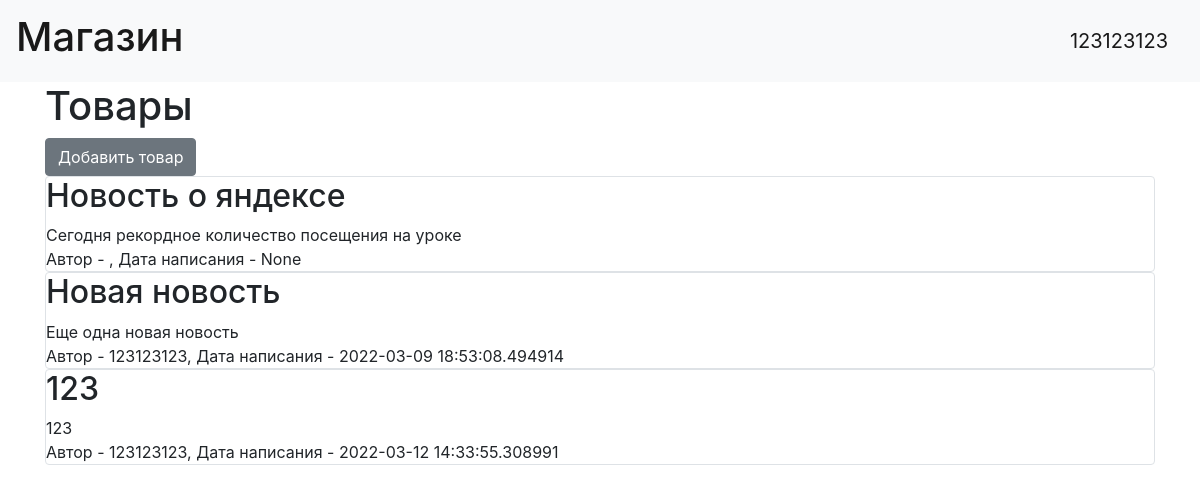
Page / (signed in) on the committed database.
### data/users.py (models this page shows, shortened)
class User(SqlAlchemyBase, UserMixin, SerializerMixin):
    __tablename__ = "users"
    id = sqlalchemy.Column(sqlalchemy.Integer, primary_key=True, autoincrement=True)
    name = sqlalchemy.Column(sqlalchemy.String, nullable=True)
    about = sqlalchemy.Column(sqlalchemy.String, nullable=True)
    email = sqlalchemy.Column(sqlalchemy.String, index=True, unique=True, nullable=True)
    hashed_password = sqlalchemy.Column(sqlalchemy.String, nullable=True)
    created_date = sqlalchemy.Column(sqlalchemy.DateTime, default=datetime.now)
    news = orm.relation("News", back_populates='user')

### data/news.py (models this page shows)
class News(SqlAlchemyBase, SerializerMixin):
    __tablename__ = 'news'
    id = sqlalchemy.Column(sqlalchemy.Integer, primary_key=True, autoincrement=True)
    title = sqlalchemy.Column(sqlalchemy.String, nullable=True)
    content = sqlalchemy.Column(sqlalchemy.String, nullable=True)
    created_date = sqlalchemy.Column(sqlalchemy.DateTime, default=datetime.datetime.now)
    is_private = sqlalchemy.Column(sqlalchemy.Boolean, default=True)
    user_id = sqlalchemy.Column(sqlalchemy.Integer, sqlalchemy.ForeignKey("users.id"))
    user = orm.relation('User')

### main.py (the view)
@app.route("/")
def index():
    db_sess = db_session.create_session()
    news = db_sess.query(News).filter(News.is_private != True or News.is_private == True)
    return render_template("index.html", news=news)

### data/db_session.py (called while the page is built)
def create_session() -> Session:
    global __factory
    return __factory()

### main.py (called while the page is built)
@login_manager.user_loader
def load_user(user_id):
    db_sess = db_session.create_session()
    return db_sess.query(User).get(user_id)

### templates/index.html
{% extends "base.html" %}
{% block content %}
<h1>Товары</h1>
{% if current_user.is_authenticated %}
    <a href="news" class="btn btn-secondary">Добавить товар</a>
{% endif %}
{% for item in news%}
<div class="col-md6 border rounded">
    <h2>{{item.title}}</h2>
    <div bgcolor="black">
        {{item.content}}
    </div>
    <div>
        Автор - {{item.user.name}}, Дата написания - {{item.created_date}}
    </div>
</div>
{% endfor %}
{% endblock %}

### templates/base.html (shortened to what this page needs)
<!doctype html>
<html lang="en">
<head>
    <link rel="stylesheet"
          href="https://stackpath.bootstrapcdn.com/bootstrap/4.4.1/css/bootstrap.min.css"
>
</head>
<body>
<header>
    <nav class="navbar navbar-light bg-light">
        <a class="navbar-brand" href="#"><h1>Магазин</h1></a>
        {% if current_user.is_authenticated %}
        <a class="navbar-brand" href="/logout">{{ current_user.name }}</a>
        {% else %}
        <p>
            <a class="btn btn-primary " href="/register">Зарегистрироваться</a>
            <a class="btn btn-success" href="/login">Войти</a>
        </p>
        {% endif %}
    </nav>
</header>
<main role="main" class="container">
    {% block content %}{% endblock %}
</main>
</body>
</html>

### rows in the picture
User: name "123123123"
News: title "Новость о яндексе", content "Сегодня рекордное количество посещения на уроке", created_date "None"
News: title "Новая новость", content "Еще одна новая новость", user.name "123123123", created_date "2022-03-09 18:53:08.494914"
News: title "123", content "123", user.name "123123123", created_date "2022-03-12 14:33:55.308991"
